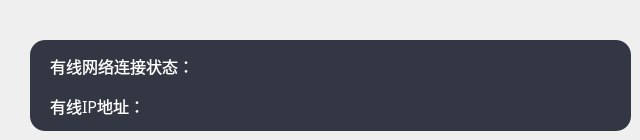
    <widget class="QWidget" name="moreInfoPage">
     <widget class="QWidget" name="wiredNetBackgroundWidget" native="true">
      <property name="geometry">
       <rect>
        <x>30</x>
        <y>40</y>
        <width>601</width>
        <height>91</height>
       </rect>
      </property>
      <property name="styleSheet">
       <string notr="true">QWidget#wiredNetBackgroundWidget {
	background-color: rgb(50, 55, 67);
	border-radius: 15px;
}</string>
      </property>
      <widget class="QLabel" name="wiredStateLabel">
       <property name="geometry">
        <rect>
         <x>20</x>
         <y>10</y>
         <width>561</width>
         <height>31</height>
        </rect>
       </property>
       <property name="font">
        <font>
         <family>MiSans</family>
         <pointsize>12</pointsize>
        </font>
       </property>
       <property name="styleSheet">
        <string notr="true">QLabel#wiredStateLabel {
	color: white;
}</string>
       </property>
       <property name="text">
        <string>有线网络连接状态：</string>
       </property>
      </widget>
      <widget class="QLabel" name="wiredIPLabel">
       <property name="geometry">
        <rect>
         <x>20</x>
         <y>50</y>
         <width>561</width>
         <height>31</height>
        </rect>
       </property>
       <property name="font">
        <font>
         <family>MiSans</family>
         <pointsize>12</pointsize>
        </font>
       </property>
       <property name="styleSheet">
        <string notr="true">QLabel#wiredIPLabel {
	color: white;
}</string>
       </property>
       <property name="text">
        <string>有线IP地址：</string>
       </property>
      </widget>
     </widget>
    </widget>
